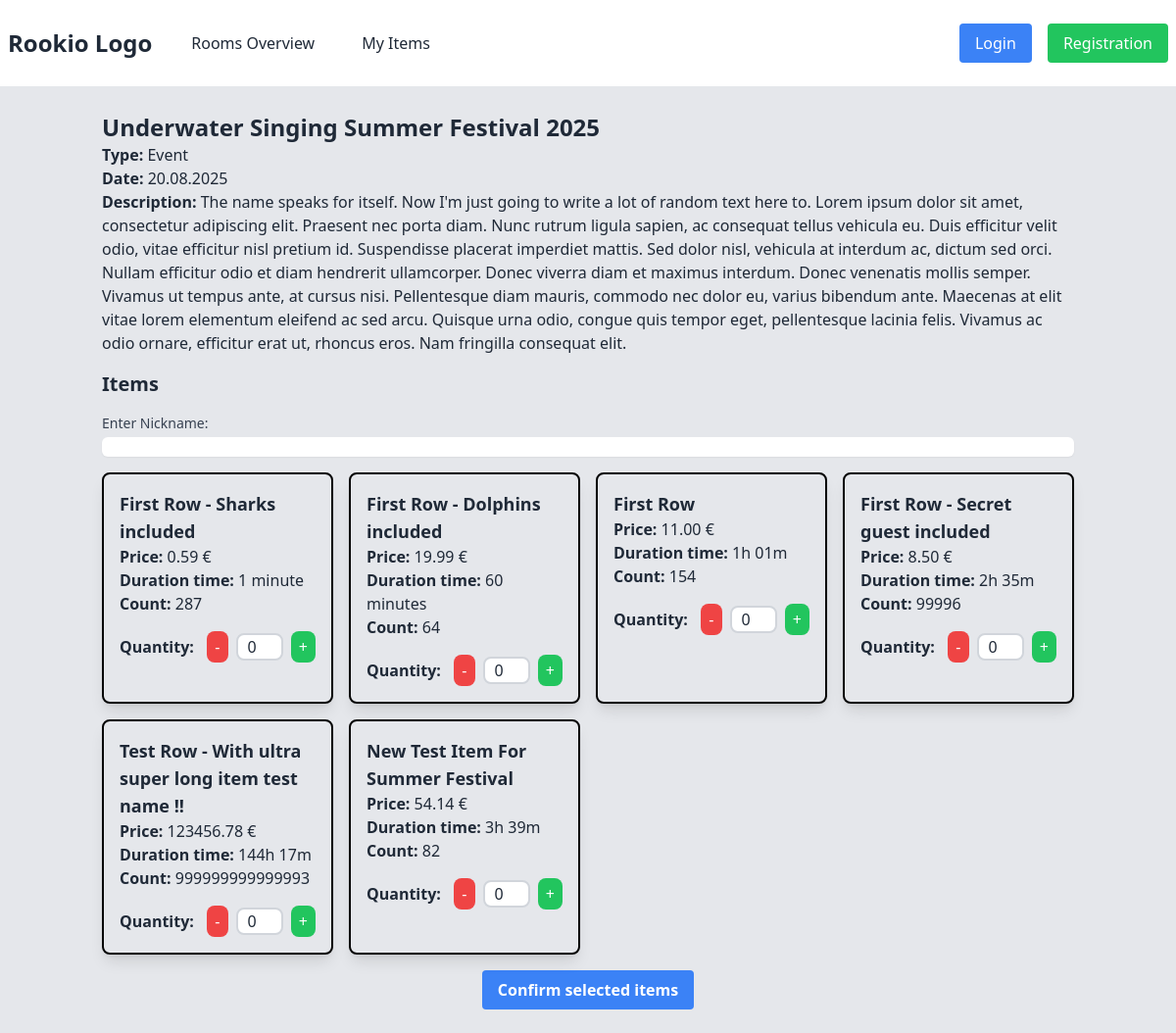
The page /room_detail_with_items/3/ on the database its author committed.
### viewer/models.py (models this page shows, shortened)
class TimeStamp(models.Model):
    created_at = models.DateTimeField(auto_now_add=True)
    updated_at = models.DateTimeField(auto_now=True)
    class Meta:
        abstract = True

class Room(TimeStamp):
    ROOM_TYPE_CHOICES = (
        ('event', 'Event'),
        ('service', 'Service'),
    )
    name = models.CharField(max_length=80)
    owners = models.ManyToManyField(PersonOwner, related_name="rooms")
    room_type = models.CharField(max_length=20, choices=ROOM_TYPE_CHOICES)
    tags = models.ManyToManyField(Tag, related_name="rooms")
    description = models.TextField(max_length=1000)  # default form widget for this field is a Textarea -
    place = models.CharField(max_length=150)
    gps_description = models.CharField(max_length=150, blank=True)
    gps_lat = models.DecimalField(max_digits=9, decimal_places=6,
                                  null=True,
                                  blank=True,
                                  validators=[MinValueValidator(-90), MaxValueValidator(90)])
    gps_lng = models.DecimalField(max_digits=9, decimal_places=6,
                                  null=True,
                                  blank=True,
                                  validators=[MinValueValidator(-180), MaxValueValidator(180)])
    date = models.DateField()
    time = models.TimeField()
    outdoor = models.BooleanField(blank=True, default=False)
    contact_public = models.CharField(max_length=100)
    contact_after_assignment = models.CharField(max_length=100, null=True, blank=True)
    age_restriction = models.PositiveSmallIntegerField(validators=[MinValueValidator(0), MaxValueValidator(120)],
                                                       null=True, blank=True)
    age_recommendation = models.CharField(max_length=80, null=True, blank=True)
    minimum_participants = models.PositiveSmallIntegerField(validators=[MinValueValidator(1)], null=True, blank=True)
    maximum_participants = models.PositiveSmallIntegerField(validators=[MinValueValidator(1)], null=True, blank=True)
    paid_to_be_unique = models.BooleanField(default=False)
    hidden_from_public = models.BooleanField(default=True)
    template = models.ForeignKey(Template, on_delete=models.CASCADE, related_name="rooms", null=True, blank=True)

class MenuItem(TimeStamp):
    item_name = models.CharField(max_length=50, unique=True)
    price = models.DecimalField(max_digits=8, decimal_places=2, validators=[MinValueValidator(0)])
    duration = models.PositiveSmallIntegerField(validators=[MinValueValidator(1)], null=True, blank=True)
    number_of_pieces = models.PositiveSmallIntegerField(validators=[MinValueValidator(1)])
    room = models.ForeignKey(Room, on_delete=models.CASCADE, related_name="menu_items")

### viewer/views.py (the view, shortened to what this page needs)
# urls.py: path('room_detail_with_items/<int:room_id>/', views.room_detail_with_items, name='room_detail_with_items'),
def room_detail_with_items(request, room_id):
    room = get_object_or_404(Room, id=room_id)
    menu_items = room.menu_items.all()
    return render(request, 'room_overview_detail.html', {'room': room, 'menu_items': menu_items})

### viewer/context_processors.py (called while the page is built)
def google_maps_api_key(request):
    return {
        'GOOGLE_MAPS_API_KEY': settings.GOOGLE_MAPS_API_KEY
    }

### viewer/templatetags/filters.py (called while the page is built)
@register.filter
def minutes_to_hours(value):
    if value:
        hours = int(value) // 60
        minutes = int(value) % 60
        return f"{hours:01d}h {minutes:02d}m"
    else:
        return f""

### viewer/templates/room_overview_detail.html (shortened to what this page needs)
{% extends 'base.html' %}
{% load filters %}
{% block content %}
<div class="container mx-auto px-4">
    <h2 class="text-2xl font-bold">{{ room.name }}</h2>
    <p><span class="font-bold">Type:</span> {{ room.get_room_type_display }}</p>
    <p><span class="font-bold">Date:</span> {{ room.date|date:'d.m.Y' }}</p>
    <p><span class="font-bold">Description:</span> {{ room.description }}</p>
    <h3 class="text-xl font-bold mt-4">Items</h3>
    <form id="menu-form" method="POST">
        {% if not user.is_authenticated %}
        <div class="my-4">
            <label for="nickname" class="block text-sm font-medium text-gray-700">Enter Nickname:</label>
            <input type="text" id="nickname" name="nickname" class="mt-1 focus:ring-indigo-500 focus:border-indigo-500 block w-full shadow-sm sm:text-sm border-gray-300 rounded-md" required>
        </div>
        {% endif %}
        <div class="grid grid-cols-4 gap-4">
            {% for item in menu_items %}
            <div id="item-{{ item.id }}" class="item relative rounded-lg border-2 border-black p-4 shadow-lg">
                <h4 class="text-lg font-bold">{{ item.item_name }}</h4>
                <p><span class="font-bold">Price:</span> {{ item.price }} €</p>
                <p><span class="font-bold">Duration time:</span>
                {% if item.duration == 1 %}
                        {{ item.duration }} minute
                    {% elif item.duration < 61 %}
                       {{ item.duration }} minutes
                    {% else %}
                        {{ item.duration|minutes_to_hours }}
                    {% endif %}
                </p>
                <p><span class="font-bold">Count:</span> {{ item.number_of_pieces }}</p>
                <div class="flex justify-between items-center mt-4">
                    <span class="font-bold">Quantity:</span>
                    <div>
                        <button type="button" class="quantity-decrease bg-red-500 text-white rounded-lg px-2 py-1 mr-1">-</button>
                        <input type="number" min="0" max="{{ item.number_of_pieces|add:"-1" }}" value="0" class="quantity-input border-2 border-gray-300 rounded-lg w-12 text-center" name="quantity-{{ item.id }}">
                        <button type="button" class="quantity-increase bg-green-500 text-white rounded-lg px-2 py-1 ml-1">+</button>
                    </div>
                </div>
            </div>
            {% empty %}
            <p>No items available.</p>
            {% endfor %}
        </div>
        {% if room.menu_items.exists %}
        <div class="text-center mt-4">
            <button type="submit" class="bg-blue-500 hover:bg-blue-700 text-white font-bold py-2 px-4 rounded">
                Confirm selected items
            </button>
        </div>
        {% endif %}
    </form>
</div>
{% endblock %}

### rows shown on the page
Room: name "Underwater Singing Summer Festival 2025", room_type "Event", date "20.08.2025", description "The name speaks for itself. Now I'm just going to write a lot of random text here to. Lorem ipsum dolor sit amet, consectetur adipiscing elit. Praesent nec porta diam. Nunc rutrum ligula sapien, ac consequat tellus vehicula eu. Duis efficitur velit odio, vitae efficitur nisl pretium id. Suspendisse placerat imperdiet mattis. Sed dolor nisl, vehicula at interdum ac, dictum sed orci. Nullam efficitur odio et diam hendrerit ullamcorper. Donec viverra diam et maximus interdum. Donec venenatis mollis semper. Vivamus ut tempus ante, at cursus nisi. Pellentesque diam mauris, commodo nec dolor eu, varius bibendum ante. Maecenas at elit vitae lorem elementum eleifend ac sed arcu. Quisque urna odio,…"
MenuItem: item_name "First Row - Sharks included", price "0.59", duration "1", number_of_pieces "287"
MenuItem: item_name "First Row - Dolphins included", price "19.99", duration "60", number_of_pieces "64"
MenuItem: item_name "First Row", price "11.00", duration|minutes_to_hours "1h 01m", number_of_pieces "154"
MenuItem: item_name "First Row - Secret guest included", price "8.50", duration|minutes_to_hours "2h 35m", number_of_pieces "99996"
MenuItem: item_name "Test Row - With ultra super long item test name !!", price "123456.78", duration|minutes_to_hours "144h 17m", number_of_pieces "999999999999993"
MenuItem: item_name "New Test Item For Summer Festival", price "54.14", duration|minutes_to_hours "3h 39m", number_of_pieces "82"
